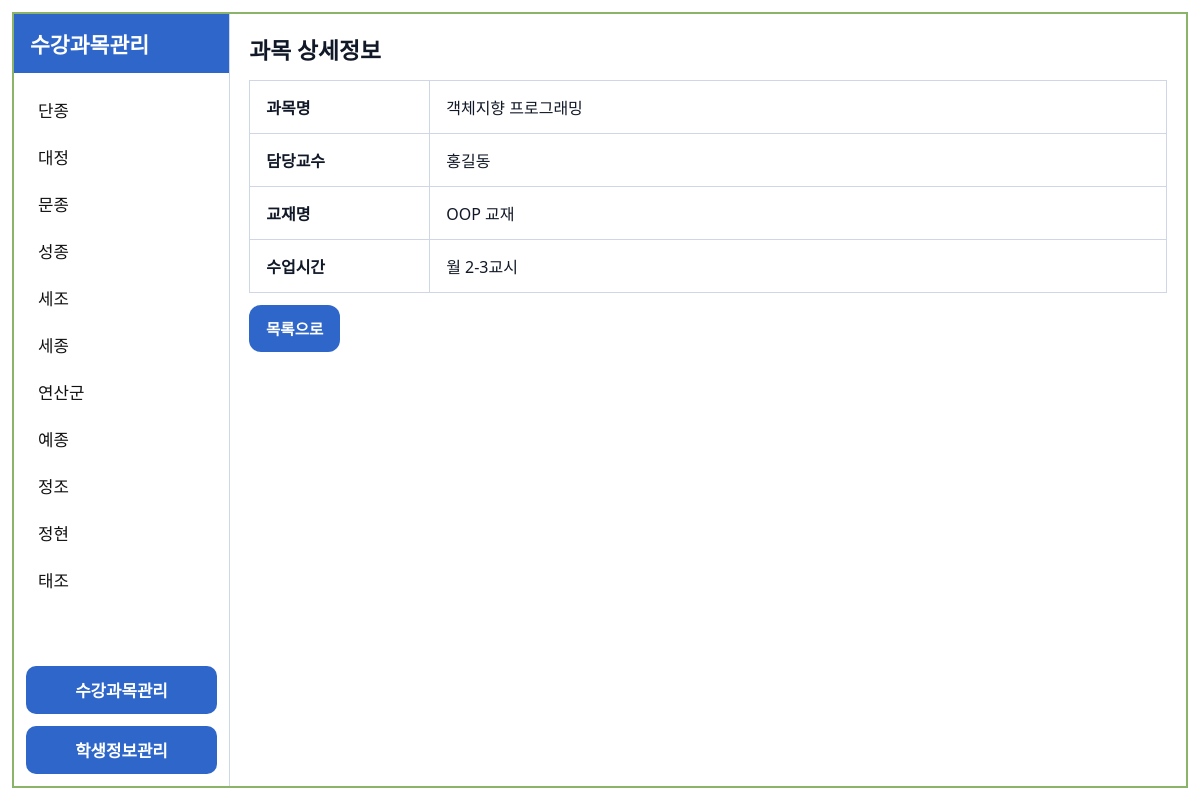
Screenshot of /subjects/1/ with the database file from the repository.
### core/models.py (models this page shows, shortened)
class Student(models.Model):
    GENDER_CHOICES = [
        ("M", "남"),
        ("F", "여"),
    ]
    student_no = models.CharField("학번", max_length=20, unique=True)
    name = models.CharField("이름", max_length=30)
    department = models.CharField("학과", max_length=50)
    gender = models.CharField("성별", max_length=1, choices=GENDER_CHOICES)

class Subject(models.Model):
    name = models.CharField("과목명", max_length=100, unique=True)
    professor = models.CharField("담당교수", max_length=50, blank=True)
    textbook = models.CharField("교재명", max_length=100, blank=True)
    schedule = models.CharField("수업시간", max_length=100, blank=True)

### core/views.py (the view)
# urls.py: path("subjects/<int:pk>/", views.subject_detail, name="subject_detail"),
def subject_detail(request, pk: int):
    ensure_seed_data()
    subject = get_object_or_404(Subject, pk=pk)
    ctx = _sidebar_context() | {"subject": subject}
    return render(request, "core/subject_detail.html", ctx)

### core/services.py (called while the page is built)
@transaction.atomic
def ensure_seed_data():
    for name, prof, book, sch in DEFAULT_SUBJECTS:
        Subject.objects.get_or_create(
            name=name,
            defaults={
                "professor": prof,
                "textbook": book,
                "schedule": sch,
            },
        )
    for sno, name, dept, gender in DEFAULT_STUDENTS:
        Student.objects.get_or_create(
            student_no=sno,
            defaults={
                "name": name,
                "department": dept,
                "gender": gender,
            },
        )
    subjects = list(Subject.objects.all())
    for s in Student.objects.all():
        for sub in subjects:
            Enrollment.objects.get_or_create(
                student=s,
                subject=sub,
                defaults={"score": 0},
            )

### core/views.py (called while the page is built)
def _sidebar_context():
    return {"students_sidebar": Student.objects.order_by("name")}

### templates/core/subject_detail.html
{% extends "core/base.html" %}
{% block content %}
  <h2 class="page-title">과목 상세정보</h2>
  <table class="tbl">
    <tbody>
      <tr><th style="width:180px">과목명</th><td>{{ subject.name }}</td></tr>
      <tr><th>담당교수</th><td>{{ subject.professor|default:"-" }}</td></tr>
      <tr><th>교재명</th><td>{{ subject.textbook|default:"-" }}</td></tr>
      <tr><th>수업시간</th><td>{{ subject.schedule|default:"-" }}</td></tr>
    </tbody>
  </table>
  <div style="margin-top:12px">
    <a class="btn" href="{% url 'subject_manage' %}">목록으로</a>
  </div>
{% endblock %}

### templates/core/base.html (shortened to what this page needs)
{% load static %}
<!doctype html>
<html lang="ko">
<head>
  <link rel="stylesheet" href="{% static 'core/style.css' %}">
</head>
<body>
  <div class="frame">
    <aside class="sidebar">
      <div class="sidebar-title">수강과목관리</div>
      <div class="student-list">
        {% for s in students_sidebar %}
          <a class="student-item {% if student and student.id == s.id %}active{% endif %}"
             href="{% url 'student_detail' s.id %}">
            {{ s.name }}
          </a>
        {% endfor %}
      </div>
      <div class="sidebar-footer">
        <a class="footer-link" href="{% url 'subject_manage' %}">수강과목관리</a>
        <a class="footer-link" href="{% url 'student_create' %}">학생정보관리</a>
      </div>
    </aside>
    <main class="content">
      {% block content %}{% endblock %}
    </main>
  </div>
</body>
</html>

### static/core/style.css (style rules this page uses)
:root { --blue:#2f66c9; --blue2:#1f4ea5; --border:#cfd6e6; --muted:#6b7280; }
* { box-sizing:border-box; }
body { margin:0; font-family: system-ui, -apple-system, Segoe UI, Roboto, "Noto Sans KR", Arial, sans-serif; background:#fff; color:#111827; }
.frame { display:flex; width: min(1500px, calc(100vw - 24px)); height: min(880px, calc(100vh - 24px)); border:2px solid #8bb36a; margin: 12px auto; background:#fff; }
.sidebar { width: clamp(200px, 18vw, 280px); border-right:1px solid var(--border); display:flex; flex-direction:column; }
.sidebar-title { background: var(--blue); color:white; padding:14px 16px; font-weight:900; font-size: clamp(20px, 1.8vw, 24px); }
.student-list { padding:12px 12px; flex:1; overflow:auto; }
.student-item { display:block; padding:10px 12px; margin:3px 0; color:#111; text-decoration:none; border-radius:12px; font-size: clamp(16px, 1.4vw, 19px); }
.sidebar-footer { display:flex; flex-direction:column; gap:12px; padding:12px; }
.footer-link { display:block; background: var(--blue); color:white; text-align:center; padding:12px 10px; text-decoration:none; font-weight:900; border-radius:10px; font-size: clamp(16px, 1.4vw, 19px); }
.content { flex:1; padding: clamp(14px, 1.6vw, 20px); overflow:auto; }
.page-title { margin:0 0 14px; font-size: clamp(22px, 1.9vw, 26px); font-weight:900; }
.tbl { width:100%; border-collapse:collapse; border:1px solid var(--border); }
.tbl th, .tbl td { border:1px solid var(--border); padding: clamp(10px, 1.2vw, 14px) clamp(12px, 1.4vw, 16px); text-align:left; font-size: clamp(16px, 1.3vw, 18px); }
.btn { display:inline-block; background: var(--blue); color:white; padding: clamp(9px, 1.1vw, 12px) clamp(14px, 1.4vw, 18px); border-radius:12px; text-decoration:none; font-weight:900; border:0; cursor:pointer; font-size: clamp(15px, 1.3vw, 18px); }

### rows the page displays
Student: name "단종"
Student: name "대정"
Student: name "문종"
Student: name "성종"
Student: name "세조"
Student: name "세종"
Student: name "연산군"
Student: name "예종"
Student: name "정조"
Student: name "정현"
Student: name "태조"
Subject: name "객체지향 프로그래밍", professor "홍길동", textbook "OOP 교재", schedule "월 2-3교시"
